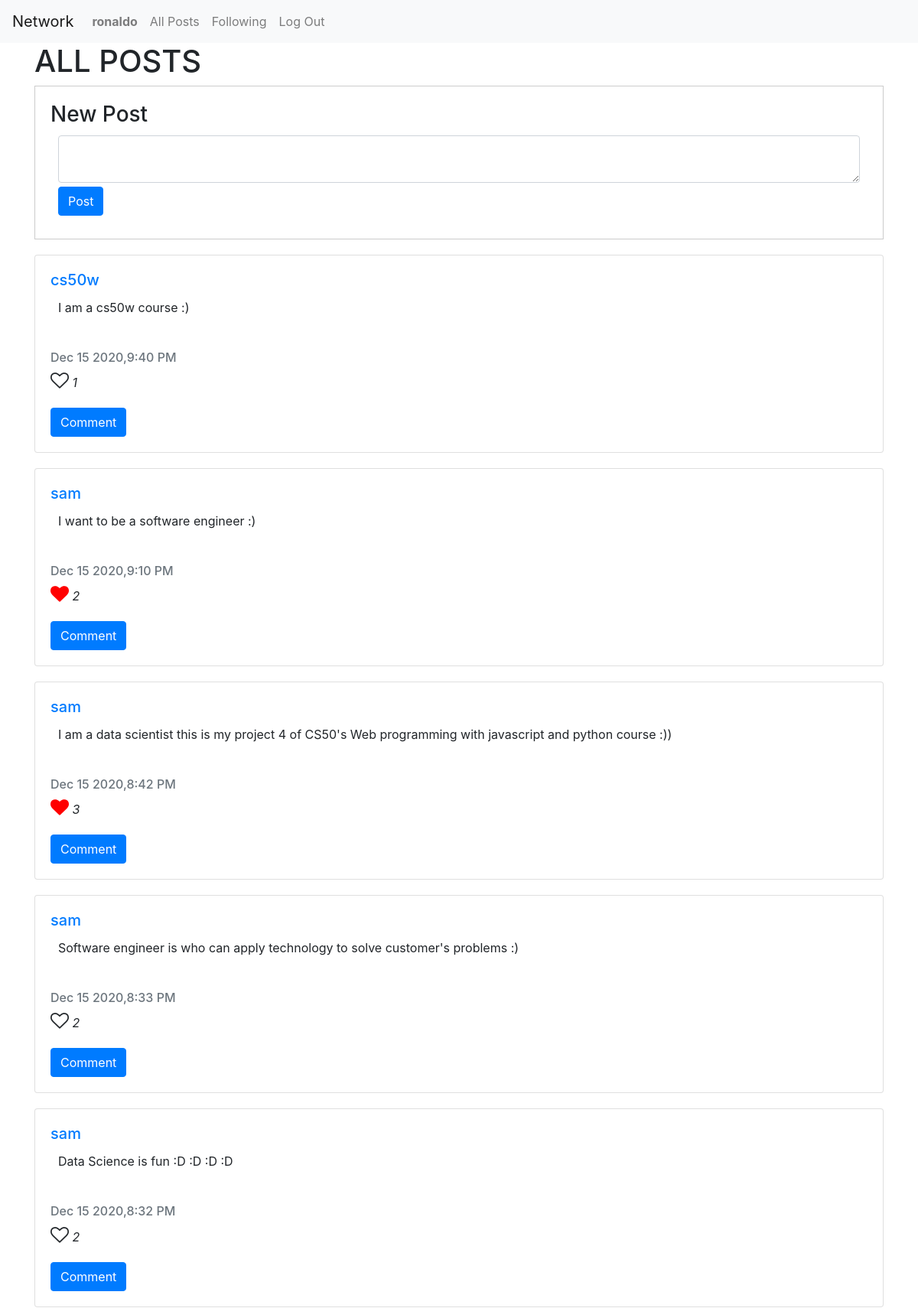
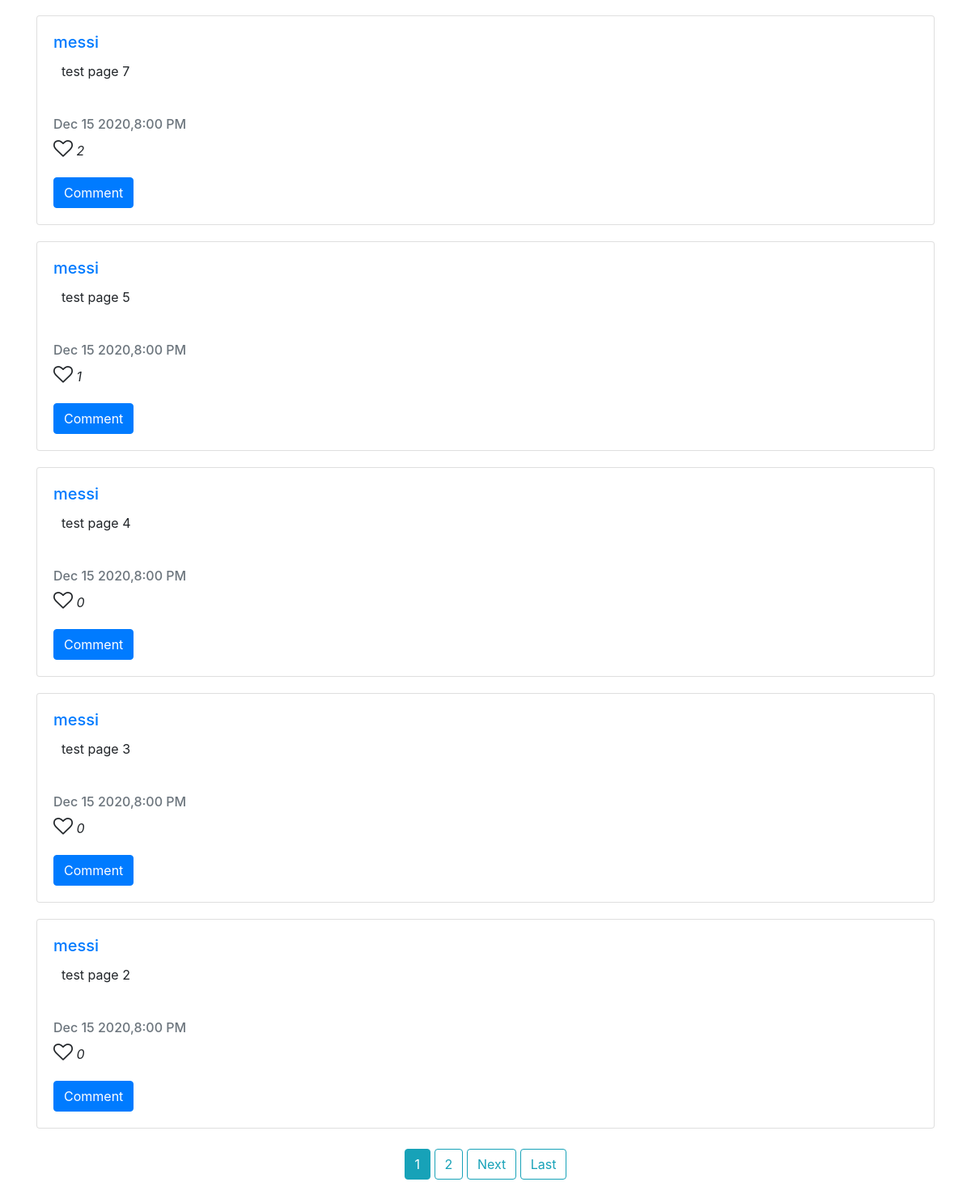
The app's page / (signed in) with its own data (2 pictures, top to bottom).
### network/models.py (models this page shows, shortened)
class Post(models.Model):
    description = models.CharField(max_length = 2048, blank = False, default = 'What are you thinking?')
    date_posted = models.DateTimeField(default=timezone.now)
    user = models.ForeignKey(User, on_delete=models.CASCADE, related_name='posts', default="")
    def format_time(self):
        return self.date_posted.strftime("%b %-d %Y,%-I:%M %p")

### network/views.py (the view)
# urls.py: path("", views.PostListView.as_view(), name="index"),
class PostListView(ListView):
    model = Post
    template_name = 'network/index.html'
    context_object_name = 'posts'
    ordering = ['-date_posted']
    paginate_by = 10
    def get_context_data(self, **kwargs):
        context = super(PostListView, self).get_context_data(**kwargs)
        if self.request.user.is_authenticated:
            liked_posts = self.request.user.likes.all()
            liked_posts = [liked_post.post for liked_post in liked_posts]
            user_posts = self.request.user.posts.all()
            context['liked_posts'] = liked_posts
            context['user_posts'] = user_posts
        return context
    def get_queryset(self):
        return Post.objects.all().order_by('-date_posted')

### network/models.py (called while the page is built)
    def get_absolute_url(self):
        return f"/users/{self.slug}"

### network/templates/network/index.html (shortened to what this page needs)
{% extends "network/layout.html" %} {% block body %}
<div class="container">
    <h1> ALL POSTS </h1>
    {% if user.is_authenticated %}
    <div class="new_post">
        <h3>New Post</h3>
        <form id="new_form">
            <textarea class="form-control" id="description"></textarea>
            <input onclick="post()" type="submit" value="Post" class="btn btn-primary">
        </form>
    </div>
    {% endif %}
    <div class="content" id="content_card">
        {% for post in posts %}
        <div class='card'>
            <div class='card-body'>
                <div class='card-title'>
                    <h5><a href='{{ post.user.profile.get_absolute_url }}'>{{ post.user.username }}</a></h5>
                </div>
                <div class='description' id='d_{{post.id}}'>
                    <p class='card-text' id='content_{{post.id}}'>{{ post.description }}</p>
                </div>
                <div class='card-subtitle mb-2 text-muted'>
                    <h6>{{ post.format_time }}</h6>
                </div>
                {% if post in liked_posts %}
                <div class='like'>
                    <p>
                        {% if request.user.is_authenticated %}
                        <i onclick="like({{post.id}})" id='like_button{{post.id}}' class='fa fa-heart'> </i> {% else %}
                        <i id='like_button{{post.id}}' class='fa fa-heart'></i> {% endif %}
                        <i id='numOfLike{{post.id}}'> {{ post.likes.count }}</i>
                    </p>
                </div>
                {% else %}
                <div class='like'>
                    <p>
                        {% if request.user.is_authenticated %}
                        <i onclick="like({{post.id}})" id='like_button{{post.id}}' class='fa fa-heart-o'></i> {% else %}
                        <i id='like_button{{post.id}}' class='fa fa-heart-o'></i> {% endif %}
                        <i id='numOfLike{{post.id}}'>{{ post.likes.count }}</i>
                    </p>
                </div>
                {% endif %}
                <div class='button-group' id='btn-gr-{{post.id}}'>
                     {% if request.user.is_authenticated %}
                    <div class='comment'>
                        <button onclick="list_comments({{post.id}})" class='btn btn-primary mr-3'>Comment</button>
                    </div>
                    {% endif %}
                </div>
            </div>
        </div>
        {% endfor %}
    </div>
</div>
<div style="text-align: center;">
    {% if is_paginated %}  {% for num in page_obj.paginator.page_range %} {% if page_obj.number == num %}
    <a class="btn btn-info mb-4" href="?page={{ num }}">{{ num }}</a> {% elif num > page_obj.number|add:'-3' and page_obj.number|add:'3' > num %}
    <a class="btn btn-outline-info mb-4" href="?page={{ num }}">{{ num }}</a> {% endif %} {% endfor %} {% if page_obj.has_next %}
    <a class="btn btn-outline-info mb-4" href="?page={{ page_obj.next_page_number }}">Next</a>
    <a class="btn btn-outline-info mb-4" href="?page={{ page_obj.paginator.num_pages }}">Last</a> {% endif %} {% endif %}
</div>
{% endblock %}

### network/templates/network/layout.html (shortened to what this page needs)
{% load static %}
<!DOCTYPE html>
<html lang="en">
<head>
    <link rel="stylesheet" href="https://stackpath.bootstrapcdn.com/bootstrap/4.4.1/css/bootstrap.min.css">
    <link rel="stylesheet" href="https://cdnjs.cloudflare.com/ajax/libs/font-awesome/4.7.0/css/font-awesome.min.css">
    <link href="{% static 'network/styles.css' %}?version = 1.1" rel="stylesheet">
</head>
<body>
    <nav class="navbar navbar-expand-lg navbar-light bg-light">
        <a class="navbar-brand" href="{% url 'index' %}">Network</a>
        <div>
            <ul class="navbar-nav mr-auto">
                {% if user.is_authenticated %}
                <li class="nav-item">
                    <a class="nav-link" href="{{ user.profile.get_absolute_url }}"><strong>{{ user.username }}</strong></a>
                </li>
                {% endif %}
                <li class="nav-item">
                    <a id='allpost' class="nav-link" href="{% url 'index' %}">All Posts</a>
                </li>
                {% if user.is_authenticated %}
                <li class="nav-item">
                    <a id='following' class="nav-link" href="{% url 'following' request.user.username %}">Following</a>
                </li>
                <li class="nav-item">
                    <a class="nav-link" href="{% url 'logout' %}">Log Out</a>
                </li>
                {% endif %}
            </ul>
        </div>
    </nav>
    <div class="body">
        {% block body %} {% endblock %}
    </div>
</body>
</html>

### network/static/network/styles.css (style rules this page uses)
.card { margin-bottom: 20px !important; }
.new_post { border: 1px solid #ccc!important; padding: 20px; margin-bottom: 20px; }
.card-text { margin: 10px; }
.description { margin-bottom: 50px; margin-top: 10px; }
.btn { margin-top: 5px; }
.fa-heart-o { cursor: pointer; font-size: 24px; }
.fa-heart { color: red; cursor: pointer; font-size: 24px; }
#new_form { margin: 10px; }

### records on screen
Post: user.username "cs50w", description "I am a cs50w course :)", format_time "Dec 15 2020,9:40 PM", likes.count "1"
Post: user.username "sam", description "I want to be a software engineer :)", format_time "Dec 15 2020,9:10 PM", likes.count "2"
Post: user.username "sam", description "I am a data scientist this is my project 4 of CS50's Web programming with javascript and python course :))", format_time "Dec 15 2020,8:42 PM", likes.count "3"
Post: user.username "sam", description "Software engineer is who can apply technology to solve customer's problems :)", format_time "Dec 15 2020,8:33 PM", likes.count "2"
Post: user.username "sam", description "Data Science is fun :D :D :D :D", format_time "Dec 15 2020,8:32 PM", likes.count "2"
Post: user.username "messi", description "test page 7", format_time "Dec 15 2020,8:00 PM", likes.count "2"
Post: user.username "messi", description "test page 5", format_time "Dec 15 2020,8:00 PM", likes.count "1"
Post: user.username "messi", description "test page 4", format_time "Dec 15 2020,8:00 PM", likes.count "0"
Post: user.username "messi", description "test page 3", format_time "Dec 15 2020,8:00 PM", likes.count "0"
Post: user.username "messi", description "test page 2", format_time "Dec 15 2020,8:00 PM", likes.count "0"

### other values on screen
{{ user.username }} "ronaldo"
{{ num }} "1"
{{ num }} "2"
